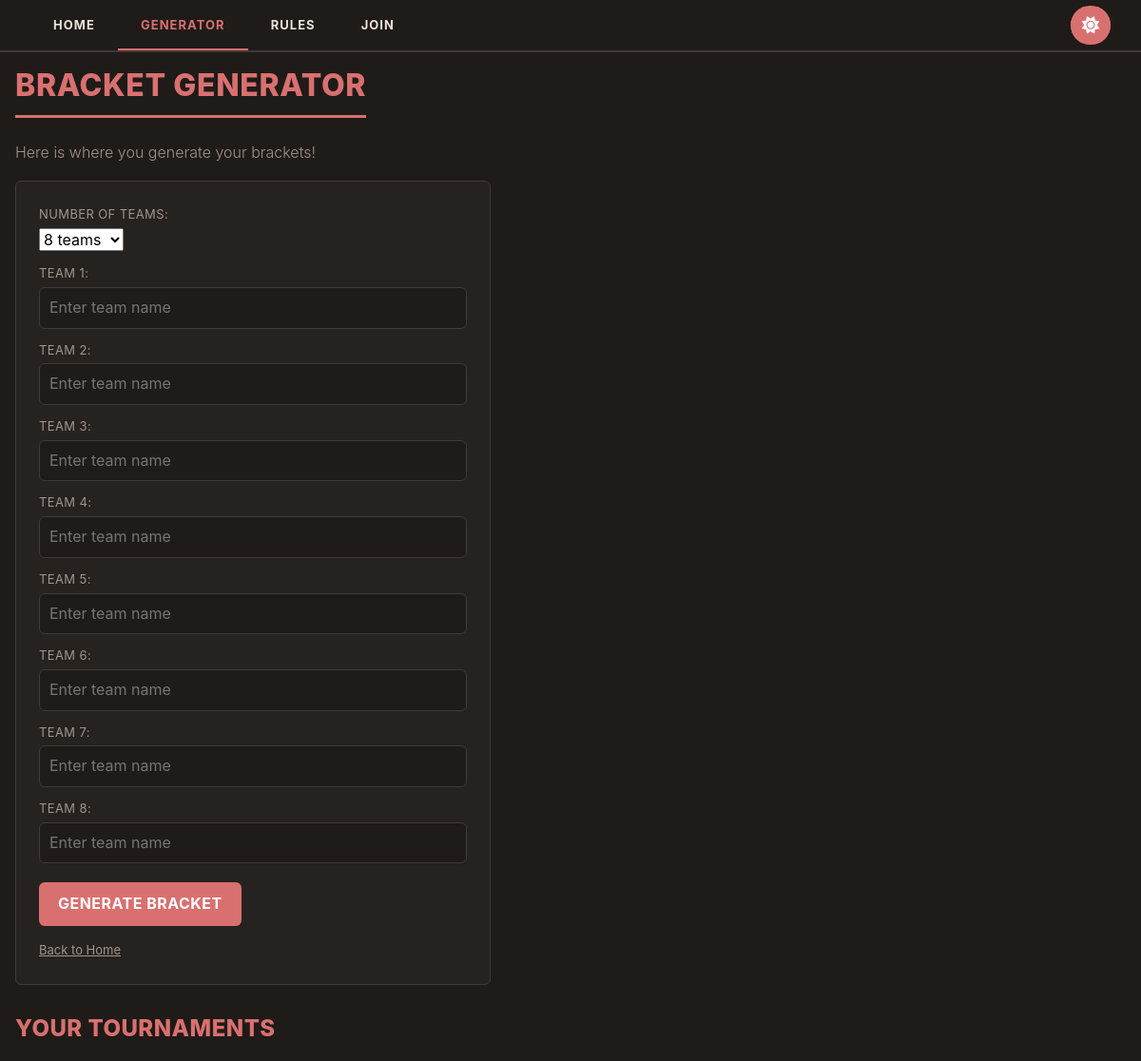
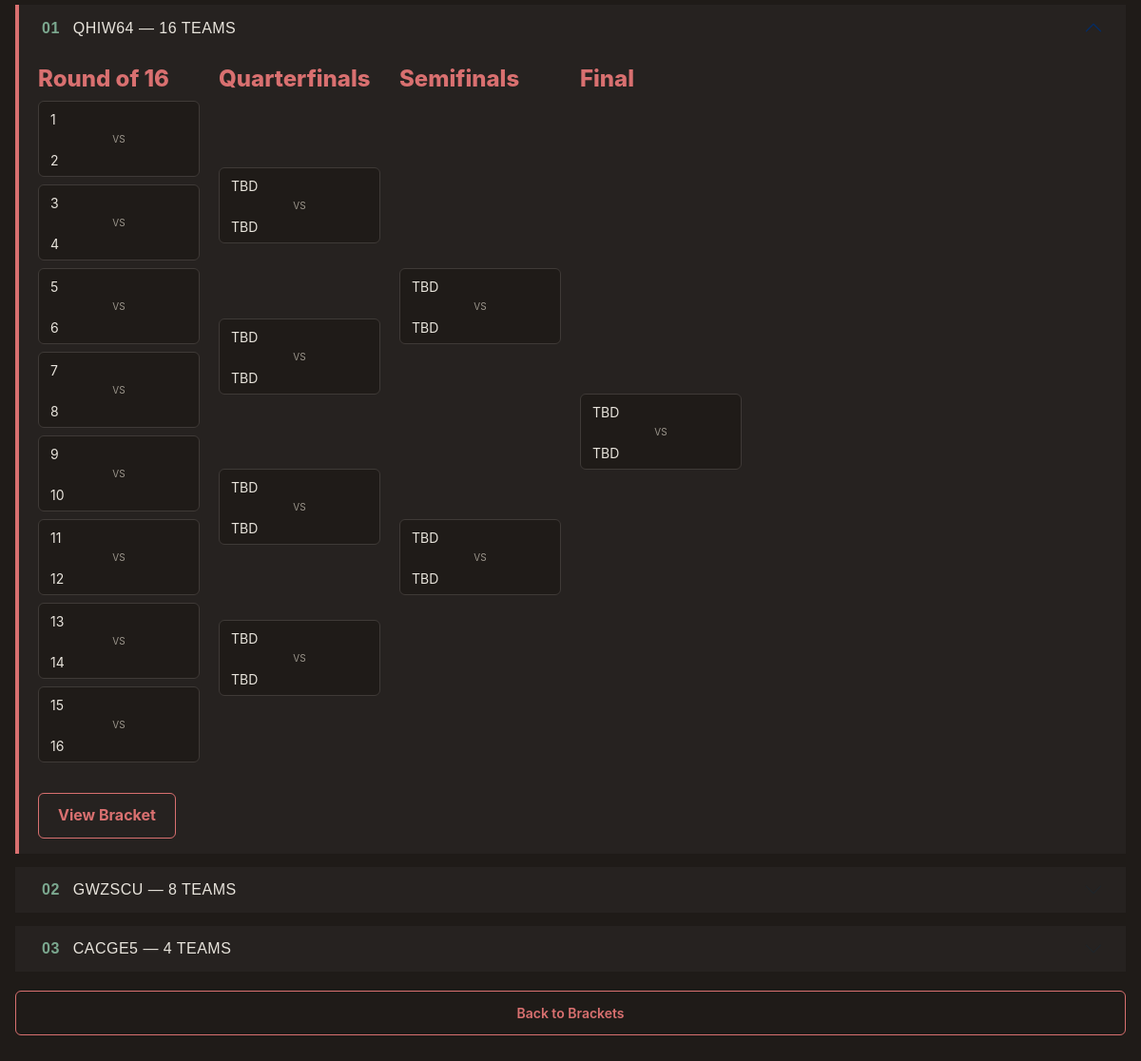
Screenshot of /bracket with the database file from the repository (2 pictures, top to bottom).
### app.py (models this page shows)
class Bracket(db.Model):
    __tablename__ = 'teams'
    id = db.Column(db.Integer, primary_key=True)
    name = db.Column(db.String(100), nullable=False)
    seed = db.Column(db.Integer, nullable=False)
    access_code = db.Column(db.String(6), nullable=True)

class Match(db.Model):
    __tablename__ = 'matches'
    id = db.Column(db.Integer, primary_key=True)
    access_code = db.Column(db.String(6), nullable=False)
    round = db.Column(db.Integer, nullable=False)
    match_index = db.Column(db.Integer, nullable=False)
    team1_id = db.Column(db.Integer, db.ForeignKey('teams.id'), nullable=True)
    team2_id = db.Column(db.Integer, db.ForeignKey('teams.id'), nullable=True)
    winner_id = db.Column(db.Integer, db.ForeignKey('teams.id'), nullable=True)
    team1 = db.relationship('Bracket', foreign_keys=[team1_id])
    team2 = db.relationship('Bracket', foreign_keys=[team2_id])
    winner = db.relationship('Bracket', foreign_keys=[winner_id])

### app.py (the view)
@app.route("/bracket")
def bracket():
    return render_template(
        'bracket.html',
        teams=[],
        rounds=[],
        num_teams=0,
        allowed_sizes=ALLOWED_SIZES,
        final_match=None,
        pending_teams=[],
        reshuffle_round=None,
        code = None,
        is_creator=False,
        tournaments=get_all_tournaments()
    )

### app.py (called while the page is built)
def round_label(round_num, total_rounds, num_teams):
    if round_num == total_rounds:
        return "Final"
    if round_num == total_rounds - 1:
        return "Semifinals"
    if round_num == total_rounds - 2:
        return "Quarterfinals"
    participants = num_teams // (2 ** (round_num - 1))
    return f"Round of {participants}"

### templates/bracket.html (shortened to what this page needs)
{% extends 'base.html' %}
{% block content %}
{% if code %}
<div class="code-badge">
    <h2>Access Code: <strong>{{ code }}</strong></h2>
    <button onclick="navigator.clipboard.writeText('{{ code }}')">Copy Code</button>
</div>
{% else %}
<h1>Bracket Generator</h1>
<p>Here is where you generate your brackets!</p>
<form action="/setup" method="POST" class="setup-form" id="setup-form">
    <div class="setup-field">
        <label for="team_count">Number of teams:</label>
        <select id="team_count" name="team_count">
            {% for size in allowed_sizes %}
            <option value="{{ size }}" {% if size == 8 %}selected{% endif %}>{{ size }} teams</option>
            {% endfor %}
        </select>
    </div>
    {% for i in range(1, 17) %}
    <div class="setup-field team-input" data-team-index="{{ i }}">
        <label for="team{{ i }}">Team {{ i }}:</label>
        <input type="text" id="team{{ i }}" name="team{{ i }}" placeholder="Enter team name">
    </div>
    {% endfor %}
    <button type="submit" class="setup-submit">Generate Bracket</button>
    <div class="back-link">
        <a href="{{ url_for('index') }}">Back to Home</a>
    </div>
</form>
{% endif %}
{% if tournaments %}
<h2>Your Tournaments</h2>
<div class="accordion accordion-v2" id="tournamentAccordion">
    {% for t in tournaments %}
    <div class="accordion-item">
        <h2 class="accordion-header">
            <button class="accordion-button {% if not loop.first %}collapsed{% endif %}" type="button" data-num="{{ '%02d' % loop.index }}" data-bs-toggle="collapse" data-bs-target="#tournament-{{ t.code }}" aria-expanded="{% if loop.first %}true{% else %}false{% endif %}"  aria-controls="tournament-{{ t.code }}">
                {{ t.code }}&nbsp;&mdash;&nbsp;{{ t.num_teams }} teams
            </button>
        </h2>
        <div id="tournament-{{ t.code }}" class="accordion-collapse collapse {% if loop.first %}show{% endif %}" data-bs-parent="#tournamentAccordion">
            <div class="accordion-body">
                <div class="tournament-preview">
                    {% for round in t.rounds %}
                    <div class="round-preview">
                        <h4>{{ round.label }}</h4>
                        <div class="round-matches">
                            {% for match in round.matches %}
                            <div class="match-preview">
                                <span class="match-team">{{ match.team1.name if match.team1_id else 'TBD' }}</span>
                                <span class="match-vs">vs</span>
                                <span class="match-team">{{ match.team2.name if match.team2_id else 'TBD' }}</span>
                            </div>
                            {% endfor %}
                        </div>
                    </div>
                    {% endfor %}
                </div>
                <a href="{{ url_for('bracket_created', code=t.code) }}" class="preview-view-btn">View Bracket</a>
            </div>
        </div>
    </div>
    {% endfor %}
</div>
{% endif %}
<div class="bracket-actions">
        <a href="{{ url_for('bracket')}}" class="btn btn-secondary">Back to Brackets</a>
    </div>
{% endblock %}

### templates/base.html (shortened to what this page needs)
<!DOCTYPE html>
<html lang="en">
<head>
    <link href="https://cdn.jsdelivr.net/npm/bootstrap@5.3.8/dist/css/bootstrap.min.css" rel="stylesheet">
    <link rel="stylesheet" href="https://cdnjs.cloudflare.com/ajax/libs/font-awesome/6.4.0/css/all.min.css">
    <link rel="stylesheet" href="{{ url_for('static', filename='style.css') }}">
</head>
<body>
    <nav>
        <ul class="nav-links">
            <li><a href="{{ url_for( 'index' )}}"{% if request.endpoint == 'index' %} class="active"{% endif %}>Home</a></li>
            <li><a href="{{ url_for('bracket')}}"{% if request.endpoint == 'bracket' %} class="active"{% endif %}>Generator</a></li>
            <li><a href="{{ url_for('rules')}}"{% if request.endpoint == 'rules' %} class="active"{% endif %}>Rules</a></li>
            <li><a href="{{ url_for('join_bracket')}}"{% if request.endpoint == 'join_bracket' %} class="active"{% endif %}>Join</a></li>
        </ul>
        <div class="theme-button-wrapper" id="theme-toggle">
           <button class="theme-icon-btn" id="icon-btn" onclick="toggleExpand()">
                <i class="fa-solid fa-sun"></i>
            </button>
        </div>
    </nav>
    <div class="container">
    {% block content %}
    {% endblock %}
    </div>
</body>
</html>

### rows the page displays
Bracket: code "QHIW64", num_teams "16", label "Round of 16" "Quarterfinals" "Semifinals" "Final"
Match: team1 "1", team2 "2"
Match: team1 "3", team2 "4"
Match: team1 "5", team2 "6"
Match: team1 "7", team2 "8"
Match: team1 "9", team2 "10"
Match: team1 "11", team2 "12"
Match: team1 "13", team2 "14"
Match: team1 "15", team2 "16"
Match: team1 "TBD", team2 "TBD"
Match: team1 "TBD", team2 "TBD"
Match: team1 "TBD", team2 "TBD"
Match: team1 "TBD", team2 "TBD"
Match: team1 "TBD", team2 "TBD"
Match: team1 "TBD", team2 "TBD"
Match: team1 "TBD", team2 "TBD"
Bracket: code "GWZSCU", num_teams "8"
Bracket: code "CACGE5", num_teams "4"

### other values shown
{{ i }} "1" "2" "3" "4" "5" "6" "7" "8"
form field team_count "8 teams"
